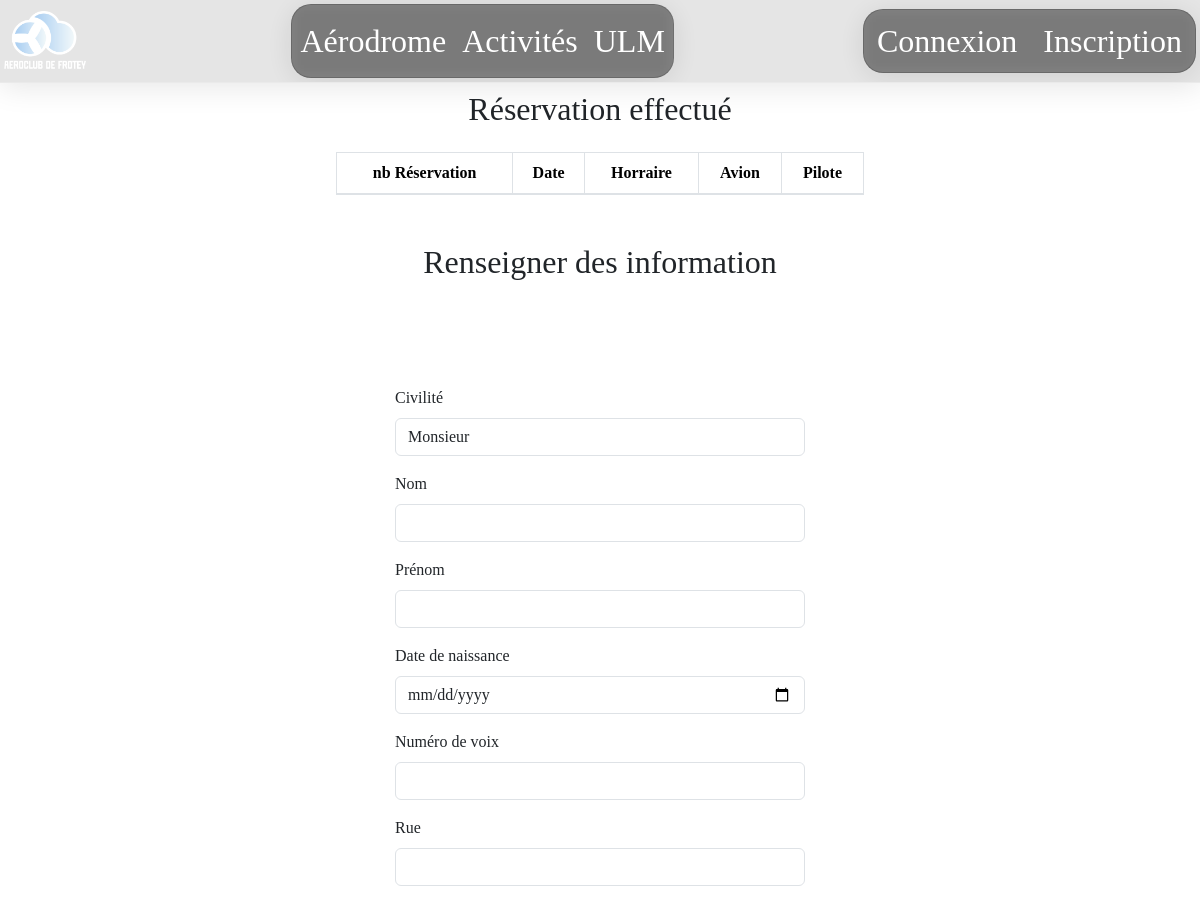
/?page=user.profil (signed in, upper part), run on an earlier commit of the app's database.
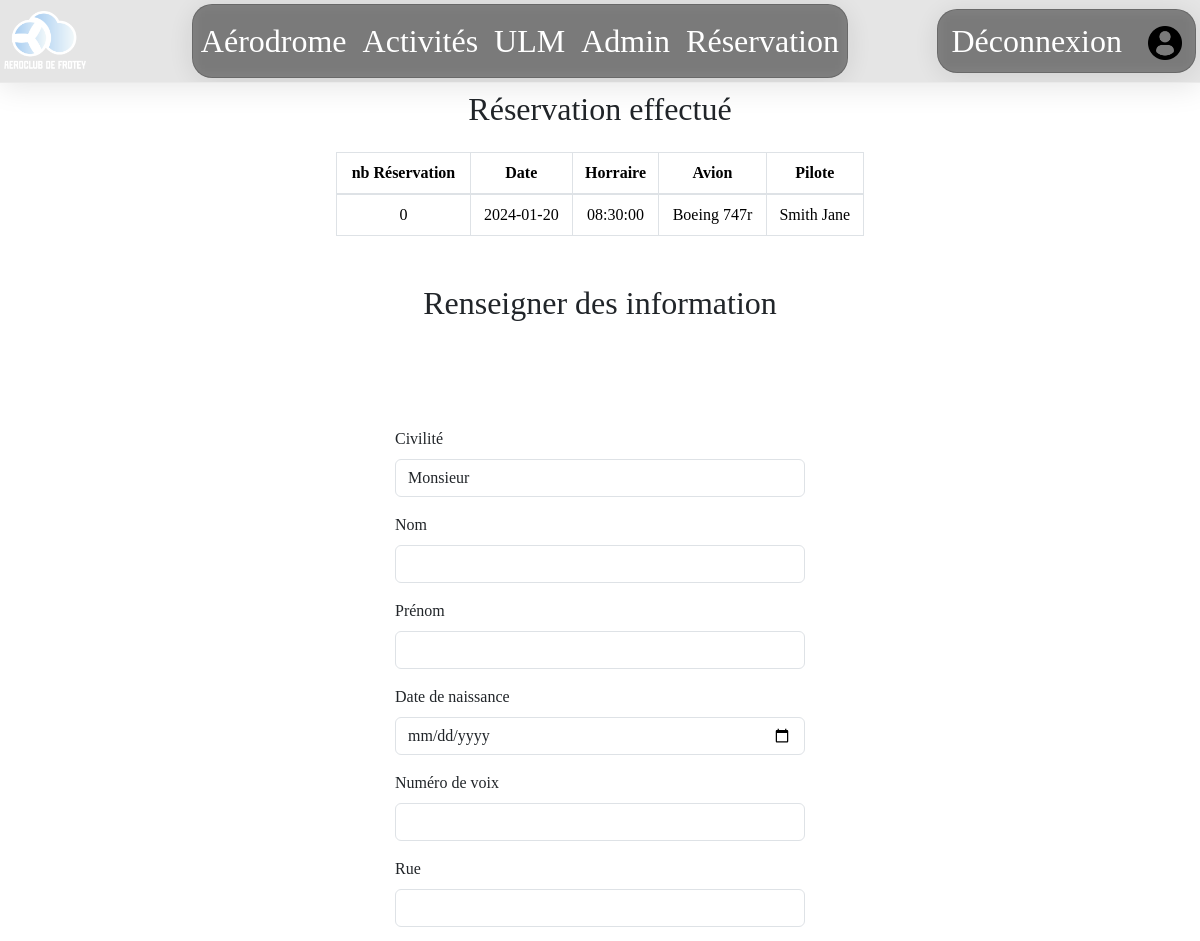
And on a later commit of the database.
### tables this page shows
CREATE TABLE IF NOT EXISTS `ntrhndmam_reservation` (
  `id` int NOT NULL AUTO_INCREMENT,
  `_date` date DEFAULT NULL,
  `id_1` int NOT NULL,
  `id_2` int NOT NULL,
  `id_3` int NOT NULL,
  `horraire` time NOT NULL,
  PRIMARY KEY (`id`),
  KEY `id_1` (`id_1`),
  KEY `id_2` (`id_2`),
  KEY `id_3` (`id_3`)
);

CREATE TABLE IF NOT EXISTS `ntrhndmam_avion` (
  `id` int NOT NULL AUTO_INCREMENT,
  `modele` varchar(50) NOT NULL,
  `v_max` int NOT NULL,
  `capacite` int NOT NULL,
  `autonomie` int NOT NULL,
  `poid` int NOT NULL,
  `img` varchar(255) NOT NULL,
  PRIMARY KEY (`id`)
);

CREATE TABLE IF NOT EXISTS `ntrhndmam_pilote` (
  `id` int NOT NULL AUTO_INCREMENT,
  `nom` varchar(50) NOT NULL,
  `prenom` varchar(50) NOT NULL,
  `civilite` varchar(50) NOT NULL,
  `email` varchar(50) NOT NULL,
  PRIMARY KEY (`id`)
);

### Core/Controller/Controller.php (called while the page is built, shortened)
<?php
class Controller
{
    protected $viewPath;
    protected $template;
    protected function render($view, $variables = [])
    {
        $auth = new DatabaseAuth(App::getInstance()->getDatabase());
        $logged = $auth->isVerified();
        $admin = $auth->isAdmin();
        extract($variables);
        require($this->viewPath . str_replace('.', '/', $view) . '.php');
        $content = ob_get_clean();
        require($this->viewPath . 'template/' . $this->template . '.php');
    }
}

### app/Controller/UserController.php (called while the page is built, shortened)
<?php
class UserController extends AppController
{
    public function profil()
    {
        $this->Reservation =  $this->loadModel('reservation');
        $Reservations = $this->Reservation->findByUser($_SESSION['auth']);
        $this->render('user.profil',  compact('form', 'errorMessage', 'Reservations'));
    }
}

### Core/Router/Router.php (called while the page is built, shortened)
<?php
class Router
{
    private $dbAuth;
    public function __construct(DatabaseAuth $dbAuth)
    {
        $this->dbAuth = $dbAuth;
    }
    public function route($page)
    {
        try {
            $parts = explode('.', $page);
            $isAdmin = $parts[0] === 'admin';
            if ($isAdmin) {
                $controllerName = $parts[1];
                $action = $parts[2];
            } else {
                $controllerName = $parts[0];
                $action = $parts[1];
            }
            $controllerClass = '\App\Controller' . ($isAdmin ? '\Admin' : '') . '\\' . ucfirst($controllerName) . 'Controller';
            if ($controllerClass == '\App\Controller\UserController') {
                $controller = new $controllerClass($this->dbAuth);
            } else {
                $controller = new $controllerClass();
            }
            $controller->$action();
            return;
        } catch (\Exception) {
            $controller = new \App\Controller\MainController();
            $controller->notfound();
        }
    }
}

### public/index.php (called while the page is built, shortened)
<?php
require ROOT . '/App/App.php';
$db = App::getInstance()->getDatabase();
$dbAuth = new DatabaseAuth($db);
$router = new Router($dbAuth);
if (isset($_GET['page'])) {
    $page = $_GET['page'];
} else {
    $page = "main.index";
}
$router->route($page);

### app/App.php (called while the page is built, shortened)
<?php
class App
{
    private static $instance;
    private static $database;
    public static function getInstance()
    {
        if (!self::$instance) {
            self::$instance = new App();
        }
        return self::$instance;
    }
    public static function Load()
    {
        require ROOT . "/App/Autoloader.php";
        require ROOT . "/Core/Autoloader.php";
    }
    public function getTable($name)
    {
        return new $class_name(self::getDatabase());
    }
    public function getDatabase()
    {
        if (!self::$database) {
            $config = Config::getInstance(ROOT . '/Config/Config.php');
            return new Database(
                $config->get('DB_NAME'),
                $config->get('DB_USER'),
                $config->get('DB_PASS'),
                $config->get('DB_HOST'),
                $config->get('DB_PREFIX')
            );
        }
        return $this->database;
    }
}

### Core/Config.php (called while the page is built, shortened)
<?php
class Config
{
    private $config = [];
    private static $_instance;
    public function __construct($file)
    {
        $this->config = require($file);
    }
    public static function getInstance($file)
    {
        if (!self::$_instance) {
            self::$_instance = new Config($file);
        }
        return self::$_instance;
    }
    public function get($key)
    {
        return $this->config[$key];
    }
}

### Config/Config.php (called while the page is built)
<?php
return array(
    'DB_NAME' => 'ntrhndmam_acf2l',
    'DB_USER' => 'root',
    'DB_PASS' => '',
    'DB_HOST' => 'localhost',
    'DB_PREFIX' => 'ntrhndmam_'
);

### Core/Auth/DatabaseAuth.php (called while the page is built, shortened)
<?php
class DatabaseAuth
{
    private $db;
    private static $prefix = "ntrhndmam_";
    public function __construct(Database $db)
    {
        $this->db = $db;
    }
    public function logged()
    {
        return isset($_SESSION['auth']);
    }
    public function isAdmin()
    {
        if ($this->logged()) {
            $user = $this->db->prepare('SELECT role FROM ' . self::$prefix . 'user WHERE id = ?', [$_SESSION['auth']], null, true);
            if ($user->role == "Admin") {
                return true;
            }
        }
        return false;
    }
    public function isVerified()
    {
        if ($this->logged()) {
            $user = $this->db->prepare('SELECT verified FROM ' . self::$prefix . 'user WHERE id = ?', [$_SESSION['auth']], null, true);
            if ($user->verified == "1") {
                return true;
            }
        }
        return false;
    }
}

### Core/Database.php (called while the page is built, shortened)
<?php
class Database
{
    private $db_host;
    private $db_name;
    private $db_user;
    private $db_pass;
    private $pdo;
    public function __construct($db_name, $db_user, $db_pass, $db_host)
    {
        $this->db_host = $db_host;
        $this->db_name = $db_name;
        $this->db_user = $db_user;
        $this->db_pass = $db_pass;
    }
    public function connect()
    {
        if ($this->pdo === null) {
            $pdo = new PDO("mysql:host=$this->db_host;dbname=$this->db_name;charset=utf8", $this->db_user, $this->db_pass);
            $pdo->setAttribute(PDO::ATTR_ERRMODE, PDO::ERRMODE_EXCEPTION);
            $this->pdo = $pdo;
        }
        return $this->pdo;
    }
    public function prepare($sql, $params = [], $class_name = null, $one = null)
    {
        $req = $this->connect()->prepare($sql);
        $res = $req->execute($params) or die($this->connect()->errorInfo());
        if ($class_name != null) {
            $req->setFetchMode(PDO::FETCH_CLASS, $class_name);
        } else {
            $req->setFetchMode(PDO::FETCH_OBJ);
        }
        if ($one != null) {
            $data = $req->fetch();
        } else {
            $data = $req->fetchAll();
        }
        return $data;
    }
}

### app/Autoloader.php (called while the page is built, shortened)
<?php
class Autoloader
{
    static function autoload($class)
    {
        if (strpos($class, __NAMESPACE__ . '\\') === 0) {
            $class = str_replace('\\', DIRECTORY_SEPARATOR, $class);
            $class = str_replace(__NAMESPACE__ . '\\', '', $class);
        }
    }
}

### Core/Table/Table.php (called while the page is built, shortened)
<?php
class Table
{
    private static $prefix = "ntrhndmam_";
    protected  $table;
    protected  $database;
    public  function __construct(Database $db)
    {
        $this->database = $db;
        if (!$this->table) {
            $class_name = explode(DIRECTORY_SEPARATOR, get_class($this));
            $class_name = str_replace('Table', '', $class_name);
            $this->table = self::$prefix . strtolower(end($class_name));
        }
    }
    public function query($sql, $parrams = [], $one = null)
    {
        if ($parrams) {
            return $this->database->prepare(
                $sql,
                $parrams,
                str_replace(
                    'Table',
                    'Entity',
                    get_class($this)
                ),
                $one
            );
        }
    }
}

### app/Controller/AppController.php (called while the page is built, shortened)
<?php
class AppController extends Controller
{
    protected function loadModel($model_name)
    {
        return  App::getInstance()->getTable($model_name);
    }
}

### app/Table/ReservationTable.php (called while the page is built, shortened)
<?php
class ReservationTable extends Table
{
    public  function findByUser($id)
    {
        return $this->query(
            'SELECT
    ntrhndmam_reservation.id as "id_reservation",
    ntrhndmam_reservation._date ,
    ntrhndmam_reservation.horraire ,
    ntrhndmam_reservation.Id_1,
    ntrhndmam_reservation.Id_2,
    ntrhndmam_reservation.Id_3,
    ntrhndmam_user.nom as "user_nom",
    ntrhndmam_user.prenom as "user_prenom",
    ntrhndmam_avion.modele as "avion_modele",
    ntrhndmam_pilote.nom as "nom_pilote",
    ntrhndmam_pilote.prenom as "prenom_pilote"
FROM
    ntrhndmam_reservation,
    ntrhndmam_user,
    ntrhndmam_pilote,
    ntrhndmam_avion
WHERE
    ntrhndmam_reservation.id_1 = ntrhndmam_user.id AND ntrhndmam_reservation.id_2 = ntrhndmam_pilote.id AND ntrhndmam_reservation.id_3 = ntrhndmam_avion.id AND ntrhndmam_reservation.id_1 = ?;',
            [$id]
        );
    }
}

### Core/Autoloader.php (called while the page is built, shortened)
<?php
class Autoloader
{
    static function autoload($class)
    {
        if (strpos($class, __NAMESPACE__ . '\\') === 0) {
            $class = str_replace('\\', DIRECTORY_SEPARATOR, $class);
            $class = str_replace(__NAMESPACE__ . '\\', '', $class);
        }
    }
}

### app/views/user/Profil.php (the view, shortened to what the changed rows need)
<div class="container" style="padding-top: 90px;">
    <div class="col-md-6 mx-auto">
        <h2 class="mb-4">Réservation effectué</h2>
        <table class="table table-bordered  text-center " aria-label="Reservation Table">
            <thead>
                <tr>
                    <th scope="col">nb Réservation</th>
                    <th scope="col">Date</th>
                    <th scope="col">Horraire</th>
                    <th scope="col">Avion</th>
                    <th scope="col">Pilote</th>
                </tr>
            </thead>
            <tbody>
                <?php $i = 0;
                foreach ($Reservations as $Reservation) : ?>
                    <tr>
                        <td><?= $i ?></td>
                        <td><?= $Reservation->_date ?></td>
                        <td><?= $Reservation->horraire ?></td>
                        <td><?= $Reservation->avion_modele ?></td>
                        <td>
                            <?= $Reservation->nom_pilote ?>
                            <?= $Reservation->prenom_pilote ?>
                        </td>
                    </tr>
                <?php $i++;
                endforeach; ?>
            </tbody>
        </table>
        <h2 class="mb-1 mt-5">Renseigner des information</h2>
    </div>
</div>

### app/views/template/Default.php (shortened to what the changed rows need)
<!DOCTYPE html>
<html lang="fr">
<head>
    <link rel="stylesheet" href="assets/css/style.css">
    <link rel="stylesheet" href="assets/css/responsive.css">
    <link href="https://stackpath.bootstrapcdn.com/bootstrap/4.3.1/css/bootstrap.min.css" rel="stylesheet"
>
    <link href="https://cdn.jsdelivr.net/npm/bootstrap@5.3.2/dist/css/bootstrap.min.css" rel="stylesheet"
>
</head>
<header>
    <nav class="navbar navbar-expand-lg navbar-light position-fixed top-0 w-100 p-1 z-3 " id="navb12">
        <div class="collapse navbar-collapse justify-content-center align-items-center" id="navbarNav">
            <ul class="navbar-nav nav-element" id="z-index">
                <?php if (!$logged) : ?>
                <li class="nav-item d-lg-none">
                    <a href="?page=user.login">Connexion</a>
                </li>
                <li class="nav-item d-lg-none">
                    <a href="?page=user.register">Inscription</a>
                </li>
                <?php else : ?>
                <?php if ($admin) : ?>
                <li class="nav-item ">
                    <a class="nav-link " href="?page=admin.main.index">Admin</a>
                </li>
                <?php endif ?>
                <li class="nav-item">
                    <a href="?page=user.reservation" class="nav-link ">Réservation</a>
                </li>
                <?php endif ?>
            </ul>
        </div>
        <?php if (!$logged) : ?>
        <div class="form-inline d-none d-lg-flex nav-element align-items-center">
            <a href="?page=user.login" class="btn my-2 my-sm-0">Connexion</a>
            <a href="?page=user.register" class="btn my-2 my-sm-0">Inscription</a>
        </div>
        <?php else : ?>
        <div class="form-inline d-none d-lg-flex nav-element align-items-center">
            <a href="?page=user.logout" class="btn my-2 my-sm-0">Déconnexion</a>
            <a href="?page=user.profil" class="btn my-2 my-sm-0" style="width: 60px; height:60px;"><img
                    src="assets/ressources/utilisateur-de-profil.png" width="100%" alt=""
                    style="margin-bottom: 5px;"></a>
        </div>
        <?php endif ?>
    </nav>
</header>
<body>
    <?= $content ?>
</body>
</html>

What changed in the data, as far as the page shows it:
added ntrhndmam_reservation: _date "2024-01-20", horraire "08:30:00", ntrhndmam_avion.modele "Boeing 747r", ntrhndmam_pilote.nom "Smith", ntrhndmam_pilote.prenom "Jane"
Also different on the page:
text no longer shown: "Connexion Inscription"
text now shown: "Admin Réservation Déconnexion"
